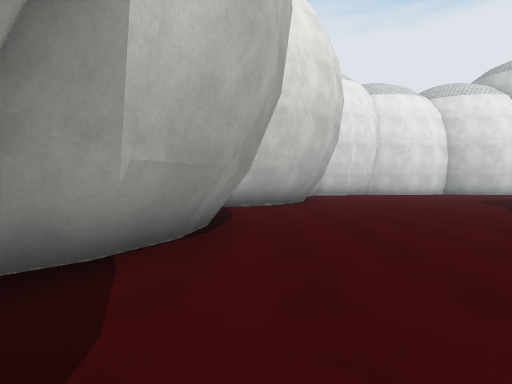
view 1 (above)

24 first-person views from a walk through a scene from a Unity 3-D project. The camera is 1.4 m above the floor, tilts 2° down and sees 80° across. The floor is counted in squares, 2 m on a side. Each view is taken from the middle of a square. On the plan, view 1 faces up. The plan holds only what a view shows up to about 10 squares ahead; the rest is blank. The place goes on beyond the plan. The player character is not drawn. Surface patterns are stand-ins for the level's own textures.

view 2
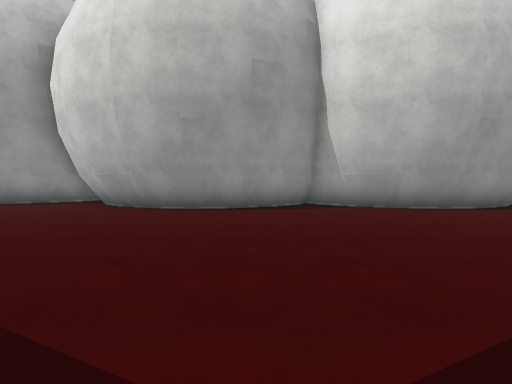

view 3
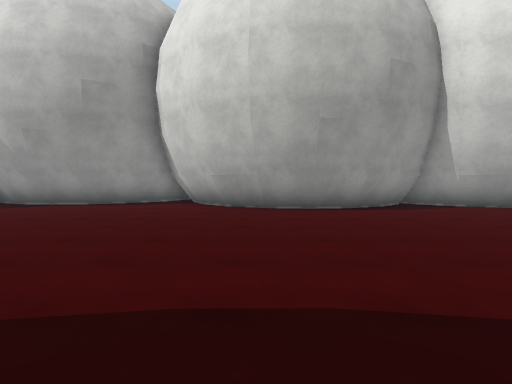

view 4
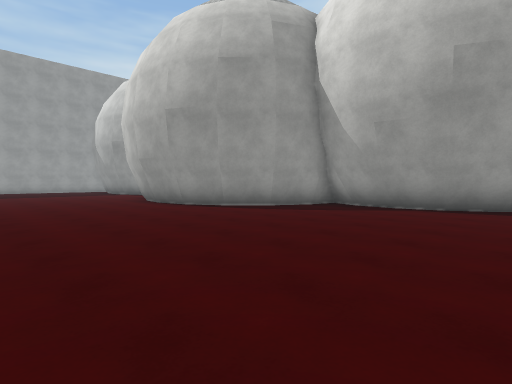

view 5
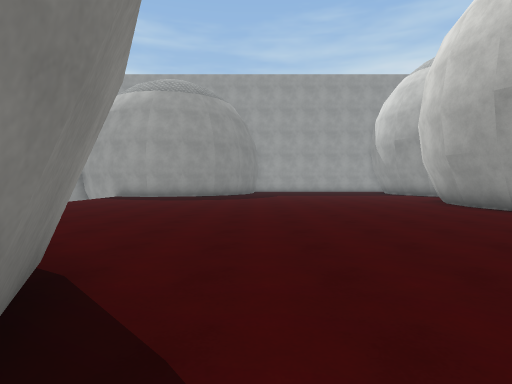

view 6
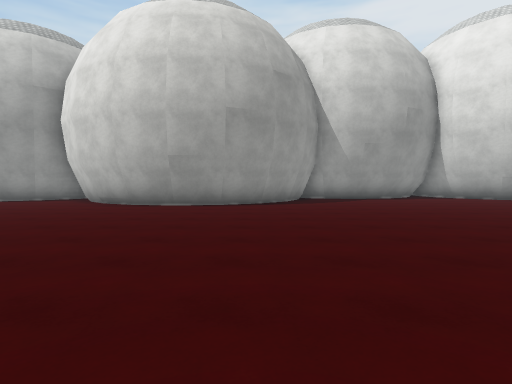

view 7
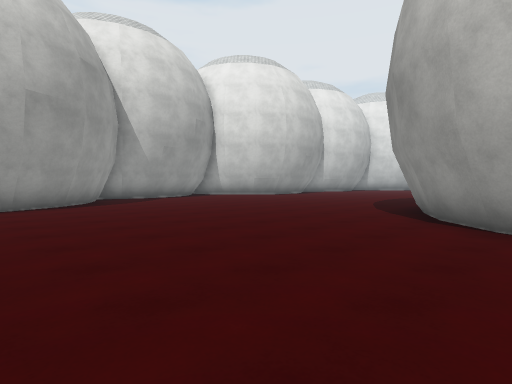

view 8
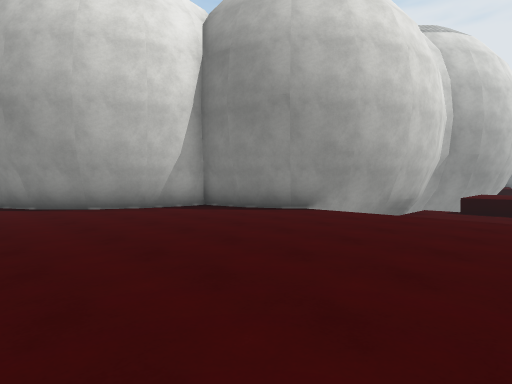

view 9
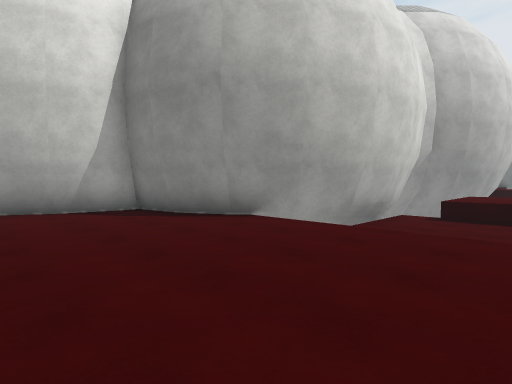

view 10
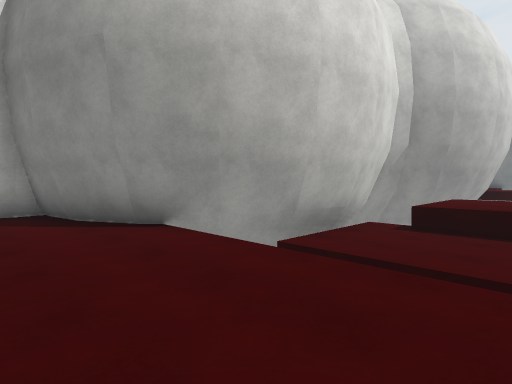

view 11
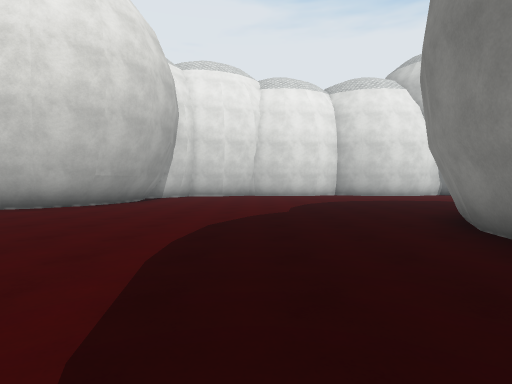

view 12
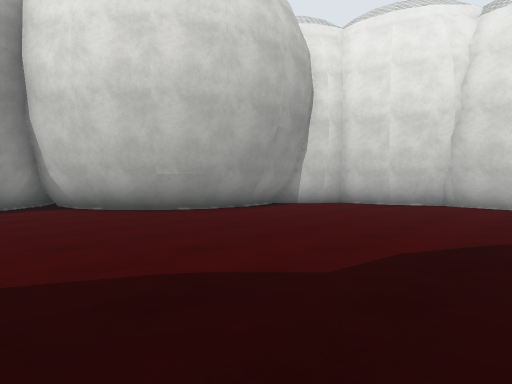

view 13
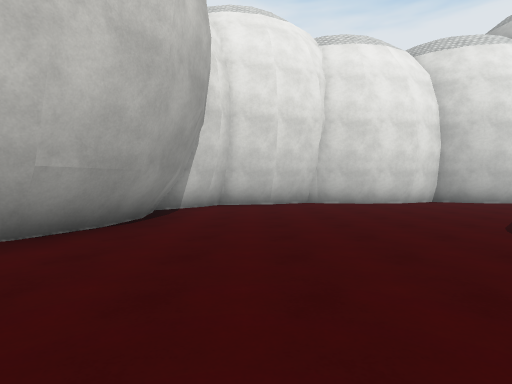

view 14
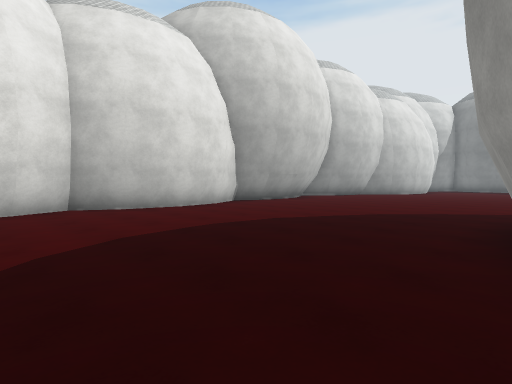

view 15
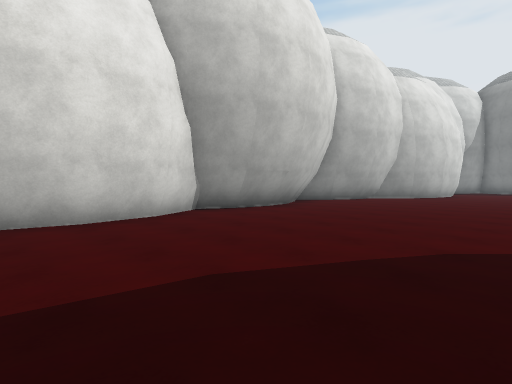

view 16
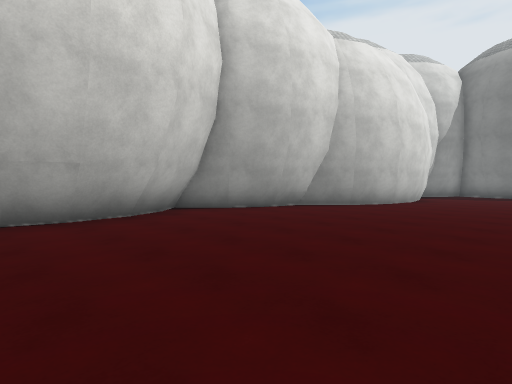

view 17
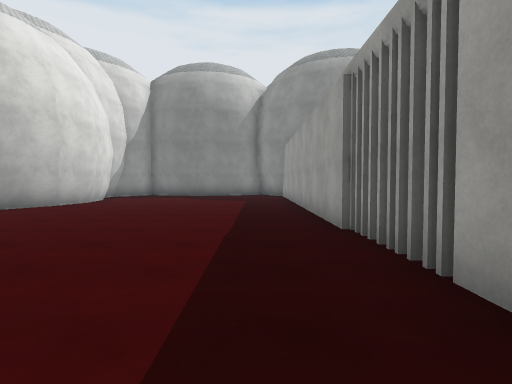

view 18
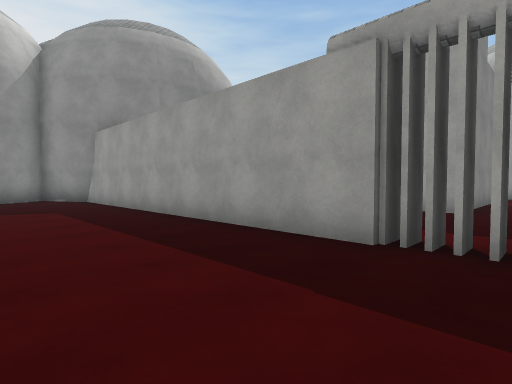

view 19
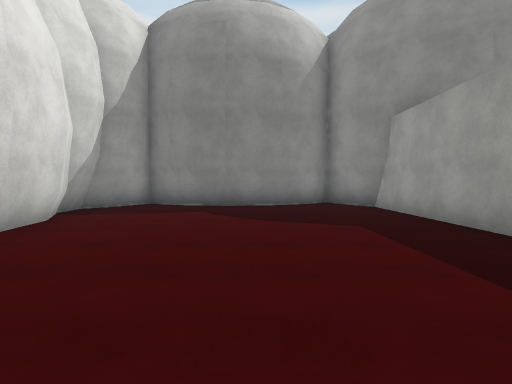

view 20
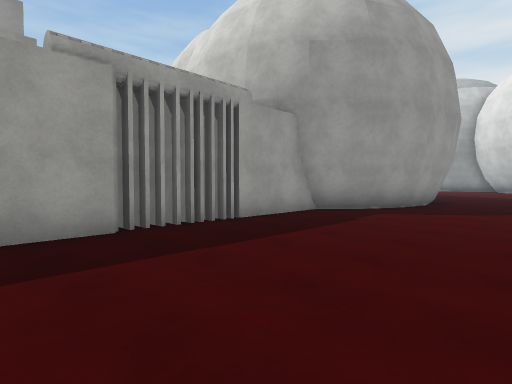

view 21
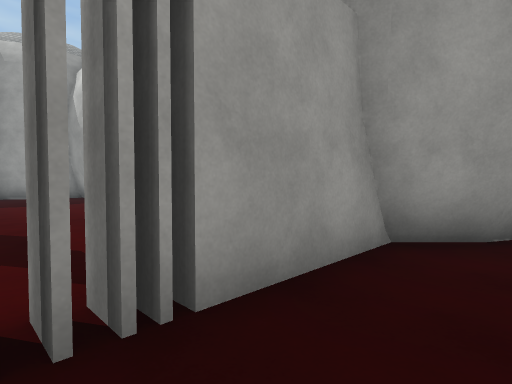

view 22
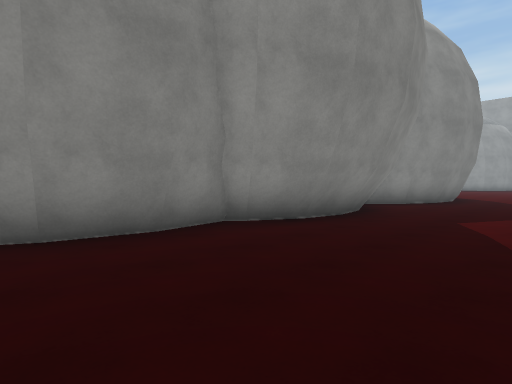

view 23
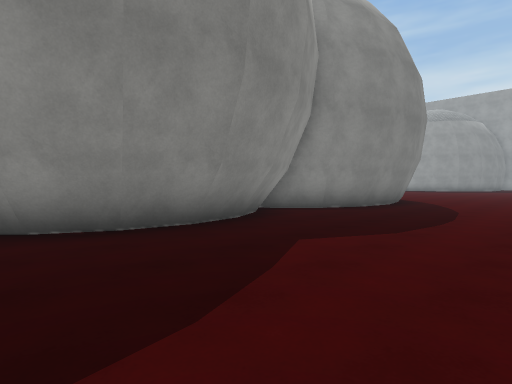

view 24
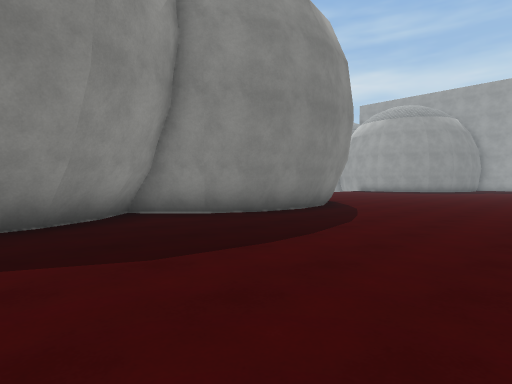

### Floor plan
Key: @ floor where view 1 was taken; # wall or solid block; x gap in a wall; . main floor; : floor 0.5 m higher than the main floor; - floor 0.5 m lower than the main floor; v drop or lower ground.
Columns run from 3 left of view 1 to 33 right of it. Each row starts with its distance up from view 1.
 16         ###################
 15      ####.................###
 14      #......................########
 13      #.............................#
 12      #.............................#
 11      #.............................#
 10     ##.............................#
  9    ##..............................#
  8  ###.......... ####................##
  7  ##..........#    ##..............##
  6   #.........##     ###x############
  5   #.........#         ...
  4   #.........#         ...
  3  ##.........#         ....
  2  ##........##        .. .#
  1  ##........#         .. .#
  0   #@.......#         .. .#
 -1   #........##        .. .#
 -2   #.........#         .  #
 -3   #.........##
 -4  ##........##
 -5 ##.........#
 -6 #..........#
 -7 ##.........#
 -8  #.........#
 -9  #.........##
-10  #..........###
-11 ##............##
-12  ###...........##
-13    ##...........##
-14     #............##  ###
-15     #............v####v##
-16     #............ ---vvv###
-17    ##............ ---:::
-18    #..... ....... vv

Positions as (right, up) in squares from view 1, and headings:
1: (0, 0), facing up
2: (7, 0), facing left
3: (7, -3), facing left
4: (6, -6), facing down-left
5: (7, -7), facing down
6: (10, -13), facing left
7: (10, -15), facing up-left
8: (7, -18), facing up-right
9: (9, -18), facing up-right
10: (11, -18), facing up-right
11: (6, 1), facing up
12: (8, 6), facing up-left
13: (4, 6), facing up
14: (8, 8), facing up-right
15: (11, 10), facing up-right
16: (16, 10), facing up-right
17: (17, 8), facing right
18: (20, 10), facing down-right
19: (23, 10), facing right
20: (23, 11), facing down-left
21: (20, 8), facing down-left
22: (5, 6), facing down-right
23: (4, 3), facing down-right
24: (3, 0), facing down-right
